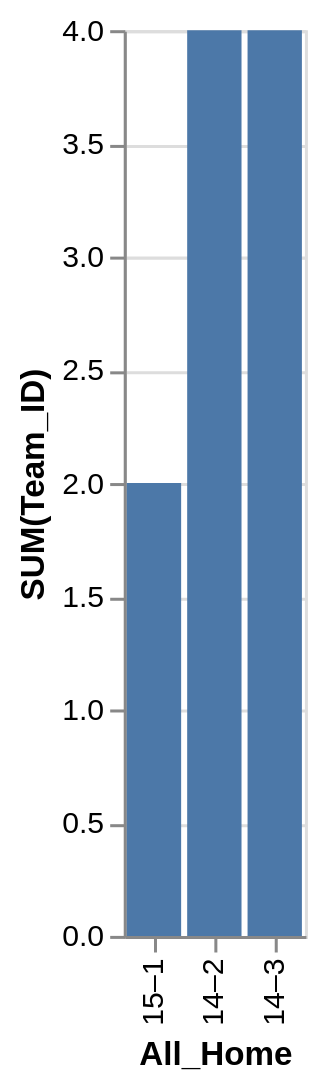

The specification (Vega-Lite) saved for this image:
### Vega-Lite specification from a JSON file in a GitHub repository (floating-point values rounded to 4 significant figures)
{"data": {"values": [{"x_data": "15–1", "y_data": 2}, {"x_data": "14–2", "y_data": 4}, {"x_data": "14–3", "y_data": 4}]}, "mark": "bar", "encoding": {"x": {"field": "x_data", "type": "nominal", "title": "All_Home", "sort": {"op": "sum", "field": "y_data", "order": "ascending"}}, "y": {"field": "y_data", "type": "quantitative", "title": "SUM(Team_ID)"}}}
